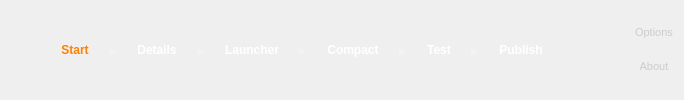
     <widget class="QWidget" name="nav" native="true">
      <property name="styleSheet">
       <string notr="true">#nav{background:#202429 url(:/headerbar.png) no-repeat}
QLabel{color:rgba(255,255,255,51);font-size:10px}
QPushButton{border:none;background:none;font-weight:bold;color:#fff;padding:10px}
QPushButton:!enabled{color:#707070}
QPushButton:checked{color:#ff8000}
#nav_options,#nav_about{padding:0;height:14px;font-size:11px;font-weight:normal;color:#ccc}
#nav_options:checked,#nav_about:checked{color:#ff8000}</string>
      </property>
      <layout class="QHBoxLayout" name="nav_layout">
       <property name="spacing">
        <number>10</number>
       </property>
       <item>
        <spacer name="nav_center_left">
         <property name="orientation">
          <enum>Qt::Horizontal</enum>
         </property>
         <property name="sizeHint" stdset="0">
          <size>
           <width>40</width>
           <height>20</height>
          </size>
         </property>
        </spacer>
       </item>
       <item>
        <widget class="QPushButton" name="nav_start">
         <property name="sizePolicy">
          <sizepolicy hsizetype="Minimum" vsizetype="Minimum">
           <horstretch>0</horstretch>
           <verstretch>0</verstretch>
          </sizepolicy>
         </property>
         <property name="cursor">
          <cursorShape>PointingHandCursor</cursorShape>
         </property>
         <property name="focusPolicy">
          <enum>Qt::TabFocus</enum>
         </property>
         <property name="text">
          <string>Start</string>
         </property>
         <property name="checkable">
          <bool>true</bool>
         </property>
         <property name="checked">
          <bool>true</bool>
         </property>
         <property name="flat">
          <bool>true</bool>
         </property>
        </widget>
       </item>
       <item>
        <widget class="QLabel" name="nav_arrow_1">
         <property name="text">
          <string>▶</string>
         </property>
        </widget>
       </item>
       <item>
        <widget class="QPushButton" name="nav_details">
         <property name="sizePolicy">
          <sizepolicy hsizetype="Minimum" vsizetype="Minimum">
           <horstretch>0</horstretch>
           <verstretch>0</verstretch>
          </sizepolicy>
         </property>
         <property name="cursor">
          <cursorShape>PointingHandCursor</cursorShape>
         </property>
         <property name="focusPolicy">
          <enum>Qt::TabFocus</enum>
         </property>
         <property name="text">
          <string>Details</string>
         </property>
         <property name="checkable">
          <bool>true</bool>
         </property>
         <property name="flat">
          <bool>true</bool>
         </property>
        </widget>
       </item>
       <item>
        <widget class="QLabel" name="nav_arrow_2">
         <property name="text">
          <string>▶</string>
         </property>
        </widget>
       </item>
       <item>
        <widget class="QPushButton" name="nav_launcher">
         <property name="sizePolicy">
          <sizepolicy hsizetype="Minimum" vsizetype="Minimum">
           <horstretch>0</horstretch>
           <verstretch>0</verstretch>
          </sizepolicy>
         </property>
         <property name="cursor">
          <cursorShape>PointingHandCursor</cursorShape>
         </property>
         <property name="focusPolicy">
          <enum>Qt::TabFocus</enum>
         </property>
         <property name="text">
          <string>Launcher</string>
         </property>
         <property name="checkable">
          <bool>true</bool>
         </property>
         <property name="flat">
          <bool>true</bool>
         </property>
        </widget>
       </item>
       <item>
        <widget class="QLabel" name="nav_arrow_3">
         <property name="text">
          <string>▶</string>
         </property>
        </widget>
       </item>
       <item>
        <widget class="QPushButton" name="nav_compact">
         <property name="sizePolicy">
          <sizepolicy hsizetype="Minimum" vsizetype="Minimum">
           <horstretch>0</horstretch>
           <verstretch>0</verstretch>
          </sizepolicy>
         </property>
         <property name="cursor">
          <cursorShape>PointingHandCursor</cursorShape>
         </property>
         <property name="focusPolicy">
          <enum>Qt::TabFocus</enum>
         </property>
         <property name="text">
          <string>Compact</string>
         </property>
         <property name="checkable">
          <bool>true</bool>
         </property>
         <property name="flat">
          <bool>true</bool>
         </property>
        </widget>
       </item>
       <item>
        <widget class="QLabel" name="nav_arrow_4">
         <property name="text">
          <string>▶</string>
         </property>
        </widget>
       </item>
       <item>
        <widget class="QPushButton" name="nav_test">
         <property name="sizePolicy">
          <sizepolicy hsizetype="Minimum" vsizetype="Minimum">
           <horstretch>0</horstretch>
           <verstretch>0</verstretch>
          </sizepolicy>
         </property>
         <property name="cursor">
          <cursorShape>PointingHandCursor</cursorShape>
         </property>
         <property name="focusPolicy">
          <enum>Qt::TabFocus</enum>
         </property>
         <property name="text">
          <string>Test</string>
         </property>
         <property name="checkable">
          <bool>true</bool>
         </property>
         <property name="flat">
          <bool>true</bool>
         </property>
        </widget>
       </item>
       <item>
        <widget class="QLabel" name="nav_arrow_5">
         <property name="text">
          <string>▶</string>
         </property>
        </widget>
       </item>
       <item>
        <widget class="QPushButton" name="nav_publish">
         <property name="sizePolicy">
          <sizepolicy hsizetype="Minimum" vsizetype="Minimum">
           <horstretch>0</horstretch>
           <verstretch>0</verstretch>
          </sizepolicy>
         </property>
         <property name="cursor">
          <cursorShape>PointingHandCursor</cursorShape>
         </property>
         <property name="focusPolicy">
          <enum>Qt::TabFocus</enum>
         </property>
         <property name="text">
          <string>Publish</string>
         </property>
         <property name="checkable">
          <bool>true</bool>
         </property>
         <property name="flat">
          <bool>true</bool>
         </property>
        </widget>
       </item>
       <item>
        <layout class="QVBoxLayout" name="nav_smallbox">
         <property name="spacing">
          <number>6</number>
         </property>
         <property name="leftMargin">
          <number>72</number>
         </property>
         <item>
          <widget class="QPushButton" name="nav_options">
           <property name="cursor">
            <cursorShape>PointingHandCursor</cursorShape>
           </property>
           <property name="focusPolicy">
            <enum>Qt::TabFocus</enum>
           </property>
           <property name="text">
            <string>Options</string>
           </property>
           <property name="checkable">
            <bool>true</bool>
           </property>
           <property name="flat">
            <bool>true</bool>
           </property>
          </widget>
         </item>
         <item>
          <widget class="QPushButton" name="nav_about">
           <property name="cursor">
            <cursorShape>PointingHandCursor</cursorShape>
           </property>
           <property name="focusPolicy">
            <enum>Qt::TabFocus</enum>
           </property>
           <property name="text">
            <string>About</string>
           </property>
           <property name="checkable">
            <bool>true</bool>
           </property>
           <property name="flat">
            <bool>true</bool>
           </property>
          </widget>
         </item>
        </layout>
       </item>
      </layout>
     </widget>
